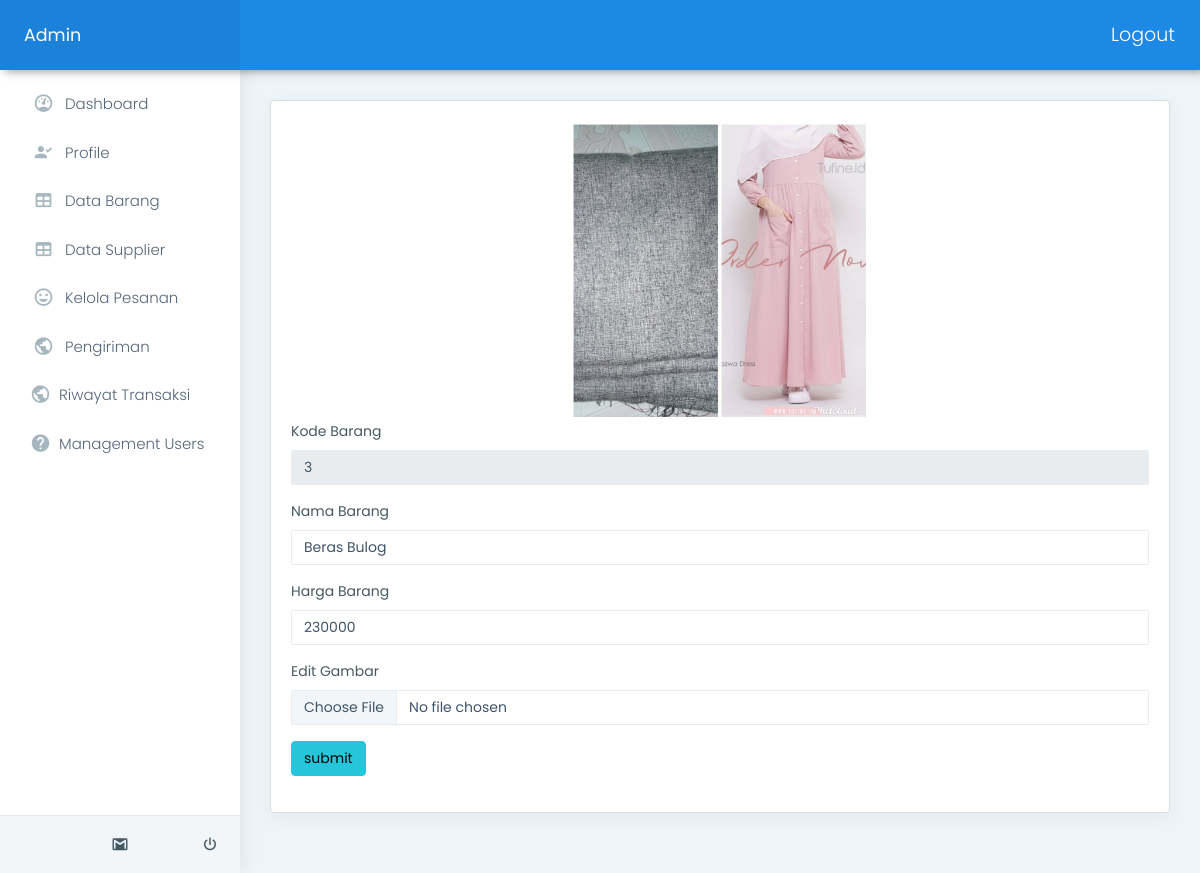
The page /admin/index.php?page=databarang&modul=edit&id=3 (signed in) on the database its author committed.
### tables this page shows
CREATE TABLE `tb_barang` (
  `Id_barang` int(11) NOT NULL,
  `Nama_barang` varchar(40) NOT NULL,
  `stock` int(11) DEFAULT NULL,
  `harga_beli` double NOT NULL,
  `harga` double NOT NULL,
  `gambar` varchar(100) DEFAULT NULL
);

### admin/databarang/edit.php (the view)
<?php
if (isset($_GET['id'])) {
    $id = $_GET['id'];
}
if (isset($_POST['submit'])) {
    $namaBarang = $_POST['namabarang'];
    $harga = $_POST['harga'];
    $succesUpload = false;
    $gambar = $_FILES['gambar'];
    $root = realpath(dirname(__FILE__));
    if ($gambar['name']) {
        $targetDir =  $_SERVER["DOCUMENT_ROOT"] . '/ricemil/assets/images/produk/';
        $targetFile = $targetDir . basename($gambar['name']);
        $asal = $gambar['tmp_name'];
        if (move_uploaded_file($asal, $targetFile)) {
            $succesUpload = true;
        } else {
            die('error Gambar');
        }
    }
    $query = "UPDATE tb_barang SET Nama_barang='$namaBarang',harga='$harga' WHERE Id_barang='$id'";
    if ($succesUpload) {
        $query = "UPDATE tb_barang SET Nama_barang='$namaBarang',harga='$harga',gambar='$gambar[name]' WHERE Id_barang='$id'";
    }
    $insert = mysqli_query($conn, $query);
    if ($insert) {
        header('location:/ricemil/admin/index.php?page=databarang');
    } else {
        die('error ' . mysqli_error($conn));
    }
} else {
    $query = "SELECT * FROM tb_barang WHERE Id_barang=$id";
    $insert = mysqli_query($conn, $query);
    if ($insert) {
        $hasil = mysqli_fetch_assoc($insert);
        $kodebarang = $hasil['Id_barang'];
        $namaBarang = $hasil['Nama_barang'];
        $harga = $hasil['harga'];
        $gambarFile=$hasil['gambar'];
    } else {
        die('error ' . mysqli_error($conn));
    }
}
?>
<div class="card">
    <div class="card-body">
        <form action="" method="post" enctype="multipart/form-data">
            <div style='display:flex;justify-content:center;align-items:center;'>
                <img src="http://localhost/ricemil/assets/images/produk/<?php echo $gambarFile ?>" alt="" height="300px" width="300px">
            </div>
            <div class="form-group">
                <label for="namabarang">Kode Barang</label>
                <input type="text" name='koedbarang' class='form-control' value="<?php echo $kodebarang ?>" disabled>
            </div>
            <div class="form-group">
                <label for="namabarang">Nama Barang</label>
                <input type="text" name='namabarang' class='form-control' value="<?php echo $namaBarang ?>">
            </div>
            <div class="form-group">
                <label for="namabarang">Harga Barang</label>
                <input type="text" name='harga' class='form-control' value="<?php echo $harga ?>">
            </div>
            <div class="form-group">
                <label for="namabarang">Edit Gambar</label>
                <input type="file" name='gambar' class='form-control'>
            </div>
            <div class="form-group">
                <input type="submit" class='btn btn-success' name='submit' value='submit' class='form-control'>
            </div>
        </form>
    </div>
</div>

### rows shown on the page
tb_barang: gambar (picture), koedbarang "3", namabarang "Beras Bulog", harga "230000"
